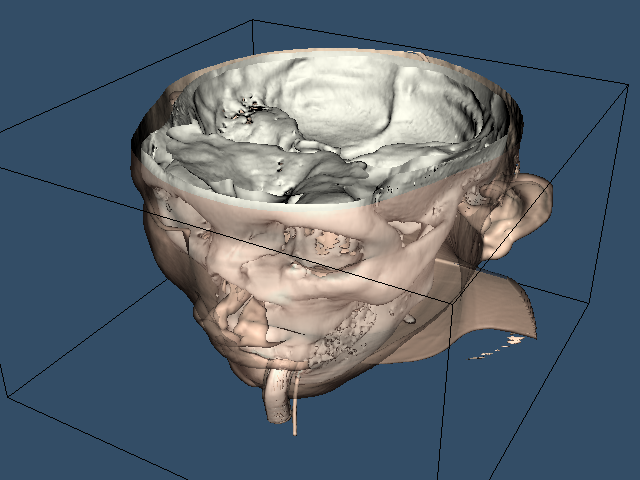

Source code (Python):
#!/usr/bin/env python

# Extract and display the skin and bone isosurfaces from a CT head dataset.
# The skin is rendered semi-transparent to reveal the bone beneath.

import os
from pathlib import Path

# Factory overrides: importing these modules registers the OpenGL rendering
# and interaction style implementations for vtkRenderingCore factory classes.
import vtkmodules.vtkInteractionStyle  # noqa: F401
import vtkmodules.vtkRenderingOpenGL2  # noqa: F401

# VTK pipeline classes used in this example
from vtkmodules.vtkFiltersCore import vtkFlyingEdges3D, vtkStripper
from vtkmodules.vtkFiltersModeling import vtkOutlineFilter
from vtkmodules.vtkIOImage import vtkMetaImageReader
from vtkmodules.vtkRenderingCore import (
    vtkActor,
    vtkCamera,
    vtkPolyDataMapper,
    vtkProperty,
    vtkRenderWindow,
    vtkRenderWindowInteractor,
    vtkRenderer,
)

# Colors (normalized RGB)
skin_color_rgb = (0.941, 0.722, 0.627)
backface_color_rgb = (1.0, 0.898, 0.784)
ivory_rgb = (1.0, 1.0, 0.941)
black_rgb = (0.0, 0.0, 0.0)
bkg_color_rgb = (0.200, 0.302, 0.400)

# Data directory: defaults to the folder containing this script
data_dir = Path(os.environ.get("VPE_DATA_DIR", Path(__file__).parent))

# Reader: load the CT head volume
reader = vtkMetaImageReader()
reader.SetFileName(str(data_dir / "FullHead.mhd"))

# Skin: extract the skin isosurface at contour value 500
skin_extractor = vtkFlyingEdges3D()
skin_extractor.SetInputConnection(reader.GetOutputPort())
skin_extractor.SetValue(0, 500)

skin_stripper = vtkStripper()
skin_stripper.SetInputConnection(skin_extractor.GetOutputPort())

skin_mapper = vtkPolyDataMapper()
skin_mapper.SetInputConnection(skin_stripper.GetOutputPort())
skin_mapper.ScalarVisibilityOff()

skin_actor = vtkActor()
skin_actor.SetMapper(skin_mapper)
skin_actor.GetProperty().SetDiffuseColor(skin_color_rgb)
skin_actor.GetProperty().SetSpecular(0.3)
skin_actor.GetProperty().SetSpecularPower(20)
skin_actor.GetProperty().SetOpacity(0.5)

back_property = vtkProperty()
back_property.SetDiffuseColor(backface_color_rgb)
skin_actor.SetBackfaceProperty(back_property)

# Bone: extract the bone isosurface at contour value 1150
bone_extractor = vtkFlyingEdges3D()
bone_extractor.SetInputConnection(reader.GetOutputPort())
bone_extractor.SetValue(0, 1150)

bone_stripper = vtkStripper()
bone_stripper.SetInputConnection(bone_extractor.GetOutputPort())

bone_mapper = vtkPolyDataMapper()
bone_mapper.SetInputConnection(bone_stripper.GetOutputPort())
bone_mapper.ScalarVisibilityOff()

bone_actor = vtkActor()
bone_actor.SetMapper(bone_mapper)
bone_actor.GetProperty().SetDiffuseColor(ivory_rgb)

# Outline: provide spatial context around the volume
outline_filter = vtkOutlineFilter()
outline_filter.SetInputConnection(reader.GetOutputPort())

outline_mapper = vtkPolyDataMapper()
outline_mapper.SetInputConnection(outline_filter.GetOutputPort())

outline_actor = vtkActor()
outline_actor.SetMapper(outline_mapper)
outline_actor.GetProperty().SetColor(black_rgb)

# Renderer: assemble the scene
renderer = vtkRenderer()
renderer.AddActor(outline_actor)
renderer.AddActor(skin_actor)
renderer.AddActor(bone_actor)
renderer.SetBackground(bkg_color_rgb)

# Window: display the rendered scene
render_window = vtkRenderWindow()
render_window.AddRenderer(renderer)
render_window.SetWindowName("skin and bone isosurface")
render_window.SetMultiSamples(0)
render_window.SetSize(640, 480)

# Interactor: handle mouse and keyboard events
interactor = vtkRenderWindowInteractor()
interactor.SetRenderWindow(render_window)

# Scene: configure the camera
camera = vtkCamera()
camera.SetViewUp(0, 0, -1)
camera.SetPosition(0, -1, 0)
camera.SetFocalPoint(0, 0, 0)
camera.ComputeViewPlaneNormal()
camera.Azimuth(30.0)
camera.Elevation(30.0)
renderer.SetActiveCamera(camera)
renderer.ResetCamera()
camera.Dolly(1.5)
renderer.ResetCameraClippingRange()

interactor.Initialize()
interactor.Start()
